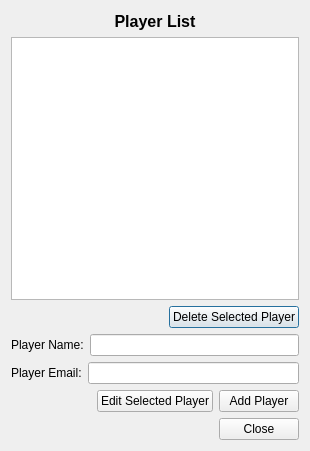
<?xml version="1.0" encoding="UTF-8"?>
<ui version="4.0">
 <class>team_editor_dialog</class>
 <widget class="QDialog" name="team_editor_dialog">
  <property name="geometry">
   <rect>
    <x>0</x>
    <y>0</y>
    <width>310</width>
    <height>451</height>
   </rect>
  </property>
  <property name="windowTitle">
   <string>Dialog</string>
  </property>
  <layout class="QVBoxLayout" name="verticalLayout_3">
   <item>
    <layout class="QHBoxLayout" name="player_title_bar">
     <item>
      <spacer name="horizontalSpacer_2">
       <property name="orientation">
        <enum>Qt::Horizontal</enum>
       </property>
       <property name="sizeHint" stdset="0">
        <size>
         <width>40</width>
         <height>20</height>
        </size>
       </property>
      </spacer>
     </item>
     <item>
      <widget class="QLabel" name="label_player_title">
       <property name="font">
        <font>
         <pointsize>12</pointsize>
         <weight>75</weight>
         <bold>true</bold>
        </font>
       </property>
       <property name="text">
        <string>Player List</string>
       </property>
       <property name="textFormat">
        <enum>Qt::AutoText</enum>
       </property>
       <property name="alignment">
        <set>Qt::AlignCenter</set>
       </property>
      </widget>
     </item>
     <item>
      <spacer name="horizontalSpacer_3">
       <property name="orientation">
        <enum>Qt::Horizontal</enum>
       </property>
       <property name="sizeHint" stdset="0">
        <size>
         <width>40</width>
         <height>20</height>
        </size>
       </property>
      </spacer>
     </item>
    </layout>
   </item>
   <item>
    <layout class="QVBoxLayout" name="verticalLayout">
     <item>
      <widget class="QListWidget" name="player_list_widget"/>
     </item>
     <item>
      <layout class="QHBoxLayout" name="horizontalLayout_3">
       <item>
        <spacer name="horizontalSpacer_4">
         <property name="orientation">
          <enum>Qt::Horizontal</enum>
         </property>
         <property name="sizeHint" stdset="0">
          <size>
           <width>40</width>
           <height>20</height>
          </size>
         </property>
        </spacer>
       </item>
       <item>
        <widget class="QPushButton" name="delete_player_button">
         <property name="text">
          <string>Delete Selected Player</string>
         </property>
        </widget>
       </item>
      </layout>
     </item>
    </layout>
   </item>
   <item>
    <layout class="QVBoxLayout" name="verticalLayout_2">
     <item>
      <layout class="QHBoxLayout" name="horizontalLayout">
       <item>
        <widget class="QLabel" name="label_player_name">
         <property name="text">
          <string>Player Name:</string>
         </property>
        </widget>
       </item>
       <item>
        <widget class="QLineEdit" name="line_edit_player_name"/>
       </item>
      </layout>
     </item>
     <item>
      <layout class="QHBoxLayout" name="horizontalLayout_4">
       <item>
        <widget class="QLabel" name="label_player_email">
         <property name="text">
          <string>Player Email:</string>
         </property>
        </widget>
       </item>
       <item>
        <widget class="QLineEdit" name="line_edit_player_email"/>
       </item>
      </layout>
     </item>
    </layout>
   </item>
   <item>
    <layout class="QHBoxLayout" name="horizontalLayout_2">
     <item>
      <spacer name="horizontalSpacer">
       <property name="orientation">
        <enum>Qt::Horizontal</enum>
       </property>
       <property name="sizeHint" stdset="0">
        <size>
         <width>118</width>
         <height>20</height>
        </size>
       </property>
      </spacer>
     </item>
     <item>
      <widget class="QPushButton" name="edit_player_button">
       <property name="text">
        <string>Edit Selected Player</string>
       </property>
      </widget>
     </item>
     <item>
      <widget class="QPushButton" name="add_player_button">
       <property name="text">
        <string>Add Player</string>
       </property>
      </widget>
     </item>
    </layout>
   </item>
   <item>
    <layout class="QHBoxLayout" name="horizontalLayout_5">
     <item>
      <spacer name="horizontalSpacer_5">
       <property name="orientation">
        <enum>Qt::Horizontal</enum>
       </property>
       <property name="sizeHint" stdset="0">
        <size>
         <width>40</width>
         <height>20</height>
        </size>
       </property>
      </spacer>
     </item>
     <item>
      <widget class="QDialogButtonBox" name="team_dialog_close">
       <property name="orientation">
        <enum>Qt::Horizontal</enum>
       </property>
       <property name="standardButtons">
        <set>QDialogButtonBox::Close</set>
       </property>
      </widget>
     </item>
    </layout>
   </item>
  </layout>
 </widget>
 <resources/>
 <connections>
  <connection>
   <sender>team_dialog_close</sender>
   <signal>accepted()</signal>
   <receiver>team_editor_dialog</receiver>
   <slot>accept()</slot>
   <hints>
    <hint type="sourcelabel">
     <x>299</x>
     <y>440</y>
    </hint>
    <hint type="destinationlabel">
     <x>157</x>
     <y>274</y>
    </hint>
   </hints>
  </connection>
  <connection>
   <sender>team_dialog_close</sender>
   <signal>rejected()</signal>
   <receiver>team_editor_dialog</receiver>
   <slot>reject()</slot>
   <hints>
    <hint type="sourcelabel">
     <x>299</x>
     <y>440</y>
    </hint>
    <hint type="destinationlabel">
     <x>286</x>
     <y>274</y>
    </hint>
   </hints>
  </connection>
 </connections>
</ui>
